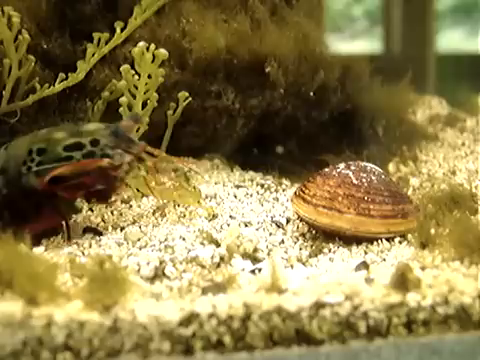
#> input picture frame 0 of edge_detection_with_more_filtering/edge_detection_with_more_filtering/Mantis_Shrimp_Destroys_Clam.mp4, 480 x 360 px
$ python edge_detection_with_more_filtering.py
#> lines starting #> are read from the running program, lines starting #| are printed output that depends on the picture
#Riley Parsons

#Refernces
# https://docs.opencv.org/3.4/da/d22/tutorial_py_canny.html
# https://cloudinary.com/glossary/edge-detection
# https://www.youtube.com/watch?v=KwbDA_0RU9o
# https://docs.opencv.org/3.4/dd/d1a/group__imgproc__feature.html#ga04723e007ed888ddf11d9ba04e2232de
# https://www.geeksforgeeks.org/python-opencv-canny-function/


import numpy as np
import cv2 as cv

videoInput = cv.VideoCapture('Mantis_Shrimp_Destroys_Clam.mp4')

# Thresholds
tLower = 60
tUpper = 120

replay = True

print("Press the q key on the keyboard to exit the program.")

while replay:
    videoInput.set(cv.CAP_PROP_POS_FRAMES, 0)

    while videoInput.isOpened():
        ret, video = videoInput.read()
#> video is the input picture: shape (360, 480, 3); mean B, G, R 71.5, 121.6, 137.1

        #if frame is read correctly ret is ture
        if not ret:
            print("Replaying Video")
            break

        # stadard video output
        garry = cv.cvtColor(video, cv.COLOR_BGR2GRAY)
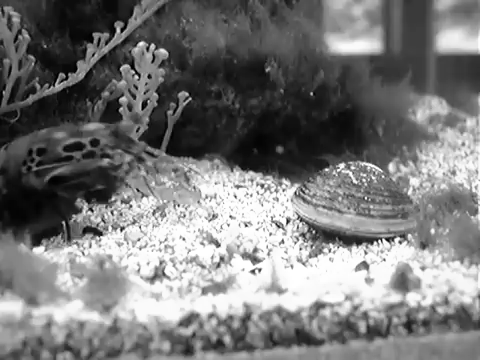
#> garry: shape (360, 480); min 0, max 255, mean 120.5

        #Canny(video_Input/image, threshold1, threshold2 )
        #Thresholds are for hysteresis \procedure
        #Threshold 1: minVal, Threshold 2: maxVal
        #Any Values which lie between these 2 thesholds are callifed edges or non edges based on the connectivity
        # if they are connected to sure edge pixles they are considerd to be part of edges
        edge = cv.Canny(garry, tLower, tUpper)
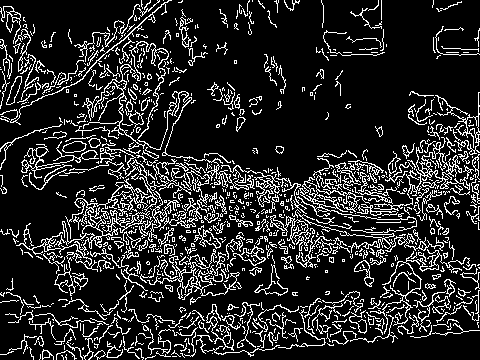
#> edge: shape (360, 480); 15.8% white in thin lines or dots

        #Apeture Size
        #this is used to calculate the gradiet in the canny edge detection.
        #default value = 3. should be between 3 and 7 and an odd number.
        # increasing the size will increase the detail
        apetureEdgeUp = cv.Canny(garry, tLower, tUpper, apertureSize= 5)
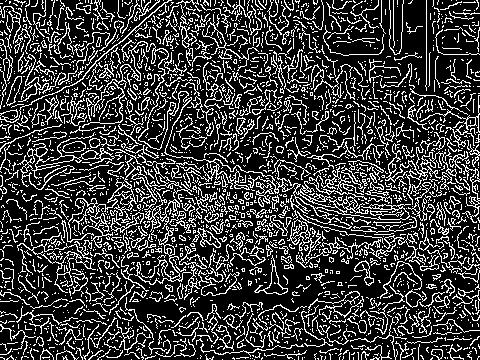
#> apetureEdgeUp: shape (360, 480); 23.4% white in thin lines or dots


        #L2Gradient
        #  a boolean parameter that specifies if you want to calculate the usual gradient eqation or l2G algorithm
        # another optional include
        #L2 = Square root (Gradient_xSqaure + Gradient_y_square)
        #L1 = absolute value (gradient_x) + absolute value (gradient_y)
        l2 = cv.Canny(garry, tLower, tUpper, L2gradient = True)
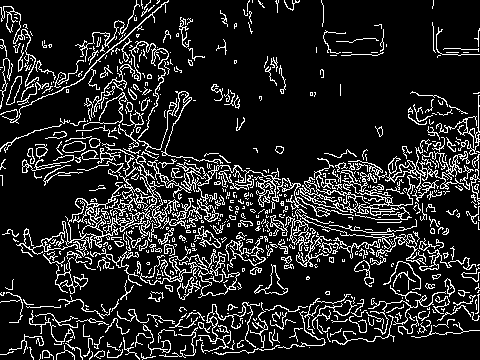
#> l2: shape (360, 480); 14.2% white in thin lines or dots

        # Combining L2 and Apeture
        combo = cv.Canny(garry, tLower, tUpper, apertureSize= 5, L2gradient= True)
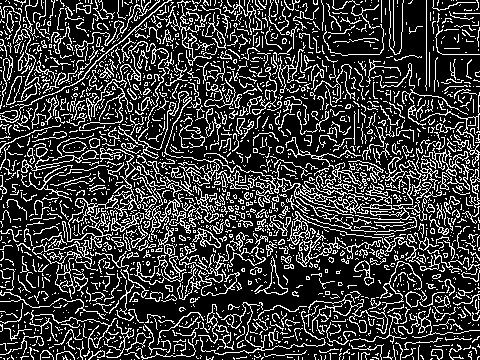
#> combo: shape (360, 480); 23% white in thin lines or dots

        # This is testing the filtering options outlined above to make both the mantis shrimp and clam more clear and reducing the noise in the background
        # Future testing will aim to reduce the noise before applying edge detection
        clarityTest = cv.Canny(garry, 150, 200, L2gradient= True)
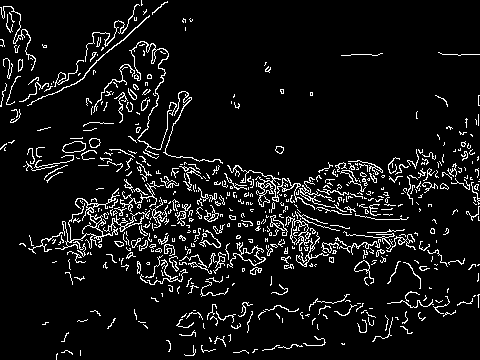
#> clarityTest: shape (360, 480); 7.6% white in thin lines or dots


        #Display resulting frame/ image to window with colour properties garry https://docs.opencv.org/4.x/d7/dfc/group__highgui.html#ga453d42fe4cb60e5723281a89973ee563
        # imshow(const string, windname)
        cv.imshow('Original', garry)
        cv.imshow('Edge Detection', edge)
        cv.imshow('Increased Apeture Size', apetureEdgeUp)
        cv.imshow('L2 Gradient Version', l2)
        cv.imshow('L2 Gradient and Increased Apeture Size', combo)
        cv.imshow('Clarity Testing', clarityTest)

        #1 ms from keypress. break out of inner loop
        if cv.waitKey(1) == ord('q'):
#> (key q is pressed here)
            replay = False
            break

#once the program has completed release the capture and close
print("Program ending")
videoInput.release()
cv.destroyAllWindows()
